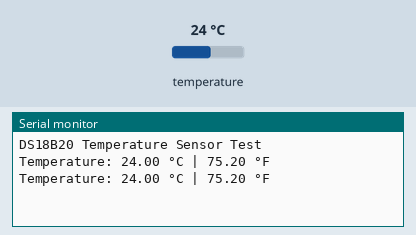
Simulated run of this sketch. Board: ESP32. Parts: the last lines printed to the serial monitor. Inputs (shaded band) come from the test bench; at power-on: temperature 24 °C.

Above: at 3.3 s.
3.4 s: temperature set to 12 °C
At 5.3 s:
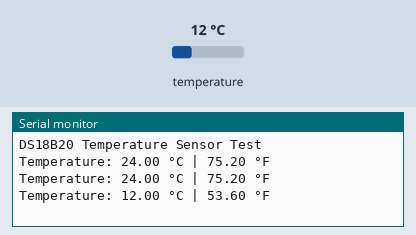
5.9 s: temperature set to 19 °C
At 6.6 s:
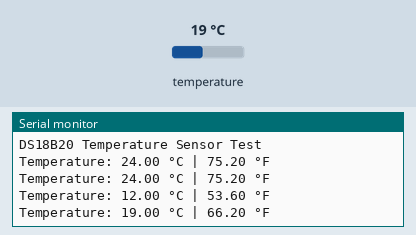
Timing chart, 0 to 8.9 s (numbered marks = the images above; inputs shaded):
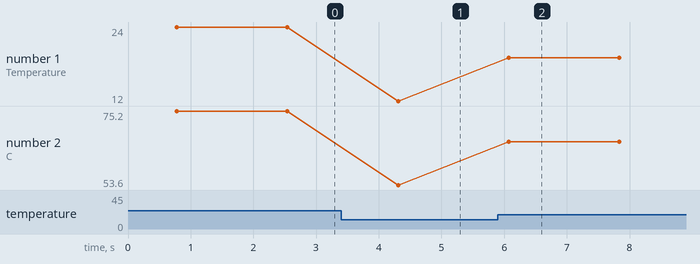

The sketch:

ds18b20_temp_test.ino
```cpp
/* search sa library ang onewire and  DallasTemperature  install mo lang

temp sensor                         driver module                   esp32
red                                    vcc                           3.3v
black                                  gnd                           gnd
yellow                                 data                          gpio4

 */

#include <OneWire.h>
#include <DallasTemperature.h>

#define ONE_WIRE_BUS 4   // DS18B20 data pin connected to GPIO4

OneWire oneWire(ONE_WIRE_BUS);
DallasTemperature sensors(&oneWire);

void setup() {
  Serial.begin(115200);
  sensors.begin();

  Serial.println("DS18B20 Temperature Sensor Test");
}

void loop() {
  sensors.requestTemperatures();

  float tempC = sensors.getTempCByIndex(0);
  float tempF = tempC * 9.0 / 5.0 + 32.0;

  if (tempC == DEVICE_DISCONNECTED_C) {
    Serial.println("Error: DS18B20 not detected!");
  } else {
    Serial.print("Temperature: ");
    Serial.print(tempC, 2);
    Serial.print(" °C | ");
    Serial.print(tempF, 2);
    Serial.println(" °F");
  }

  delay(1000);
}
```

Measured:
- after the input at 3.4 s, the serial monitor: prints a new line after 0.91 s (image 1)
- after the input at 5.9 s, the serial monitor: prints a new line after 0.17 s (image 2)
- plotted number 1: 24 → 12 after the input at 3.4 s, 12 → 19 after the input at 5.9 s
- plotted number 2: 75.2 → 53.6 after the input at 3.4 s, 53.6 → 66.2 after the input at 5.9 s
